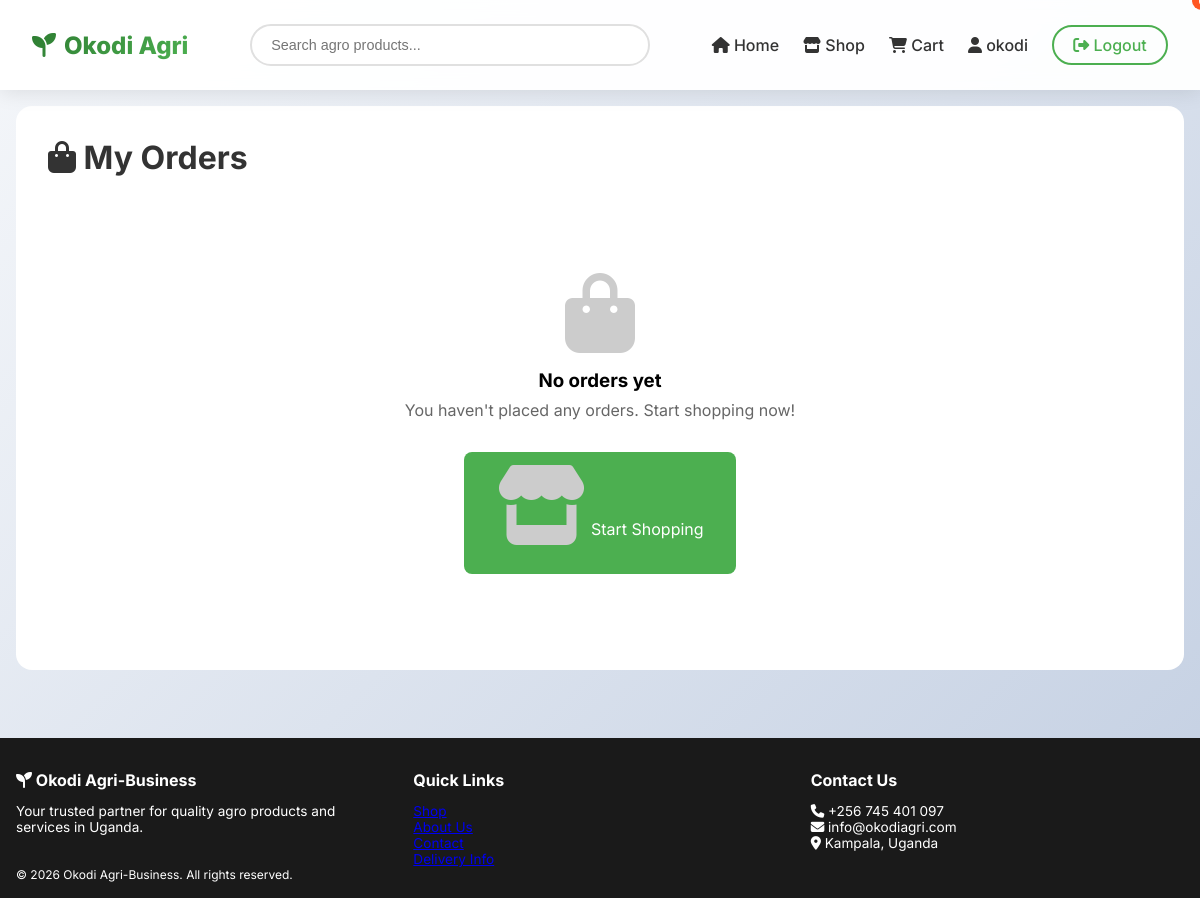
Before: /orders/list/ (signed in) with the older database file.
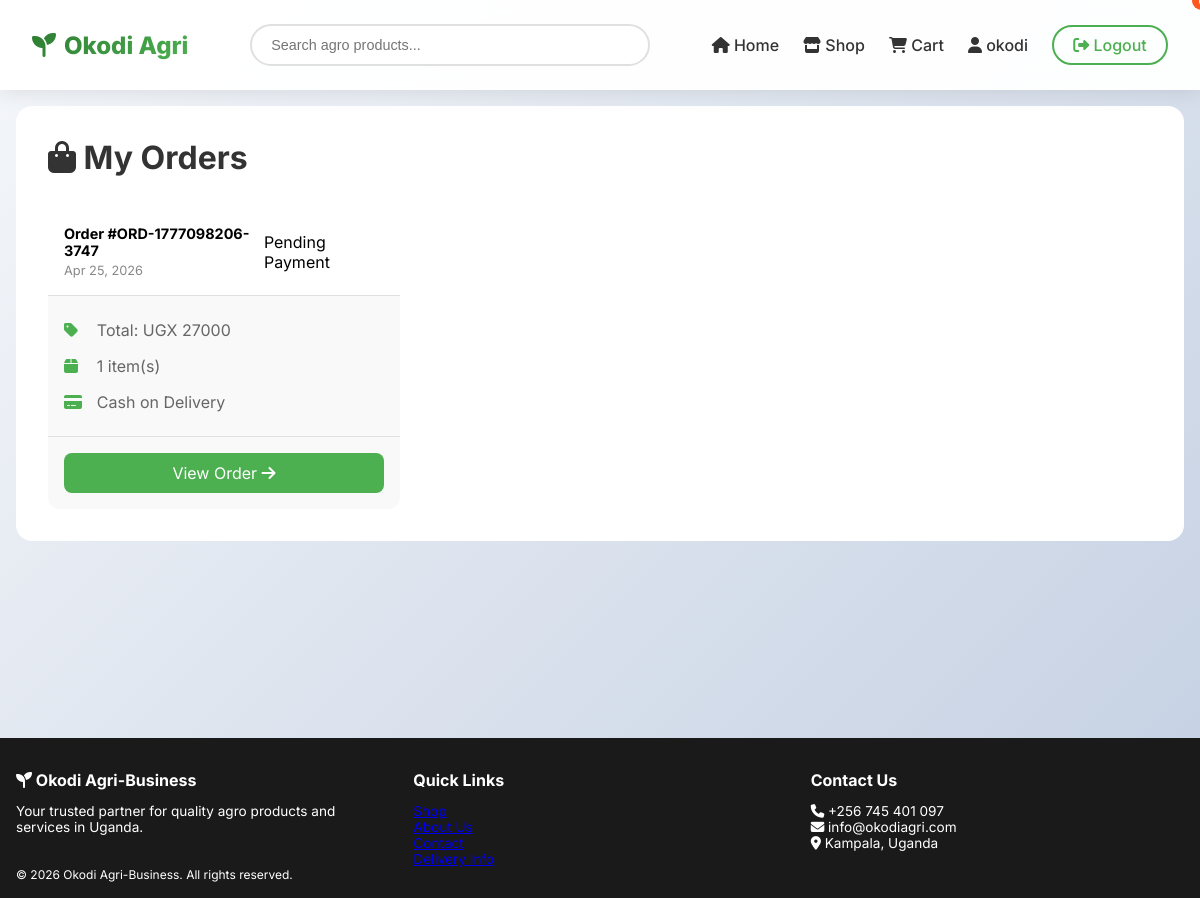
After: the same page with the newer database file.
### orders/models.py (models this page shows, shortened)
class Order(models.Model):
    ORDER_STATUS = (
        ('pending', 'Pending Payment'),
        ('processing', 'Processing'),
        ('shipped', 'Shipped'),
        ('delivered', 'Delivered'),
        ('cancelled', 'Cancelled'),
    )
    PAYMENT_METHODS = (
        ('cash', 'Cash on Delivery'),
        ('mobile_money', 'Mobile Money'),
        ('bank', 'Bank Transfer'),
    )
    user = models.ForeignKey(settings.AUTH_USER_MODEL, on_delete=models.CASCADE, null=True, blank=True)
    session_key = models.CharField(max_length=40, null=True, blank=True)
    order_number = models.CharField(max_length=20, unique=True)
    cart = models.ForeignKey(Cart, on_delete=models.CASCADE)
    status = models.CharField(max_length=20, choices=ORDER_STATUS, default='pending')
    payment_method = models.CharField(max_length=20, choices=PAYMENT_METHODS, default='cash')
    full_name = models.CharField(max_length=200)
    email = models.EmailField()
    phone = models.CharField(max_length=20)
    address = models.TextField()
    city = models.CharField(max_length=100)
    district = models.CharField(max_length=100)
    zip_code = models.CharField(max_length=20, blank=True)
    delivery_notes = models.TextField(blank=True)
    subtotal = models.DecimalField(max_digits=10, decimal_places=2)
    delivery_fee = models.DecimalField(max_digits=10, decimal_places=2, default=5000)
    total_amount = models.DecimalField(max_digits=10, decimal_places=2)
    created_at = models.DateTimeField(auto_now_add=True)
    updated_at = models.DateTimeField(auto_now=True)
    class Meta:
        ordering = ['-created_at']

### orders/views.py (the view)
# urls.py: path('list/', views.order_list, name='order_list'),
@login_required
def order_list(request):
    orders = Order.objects.filter(user=request.user)
    context = {'orders': orders}
    return render(request, 'orders/order_list.html', context)

### cart/context_processors.py (called while the page is built)
def cart_count(request):
    cart_count = 0
    if request.user.is_authenticated:
        try:
            cart = Cart.objects.get(user=request.user)
            cart_count = cart.get_total_items()
        except Cart.DoesNotExist:
            cart_count = 0
    elif request.session.session_key:
        try:
            cart = Cart.objects.get(session_key=request.session.session_key)
            cart_count = cart.get_total_items()
        except Cart.DoesNotExist:
            cart_count = 0
    return {'cart_count': cart_count}

### cart/models.py (called while the page is built)
    def get_total_items(self):
        return sum(item.quantity for item in self.items.all())

### templates/orders/order_list.html (shortened to what this page needs)
{% extends 'base.html' %}
{% load static %}
{% block content %}
<div class="orders-container">
    <h1><i class="fas fa-shopping-bag"></i> My Orders</h1>
    {% if orders %}
        <div class="orders-grid">
            {% for order in orders %}
            <div class="order-card">
                <div class="order-card-header">
                    <div>
                        <strong>Order #{{ order.order_number }}</strong>
                        <small>{{ order.created_at|date:"M d, Y" }}</small>
                    </div>
                    <div class="order-status status-{{ order.status }}">
                        {{ order.get_status_display }}
                    </div>
                </div>
                <div class="order-card-body">
                    <div class="order-info-row">
                        <i class="fas fa-tag"></i>
                        <span>Total: UGX {{ order.total_amount|floatformat:0 }}</span>
                    </div>
                    <div class="order-info-row">
                        <i class="fas fa-box"></i>
                        <span>{{ order.items.count }} item(s)</span>
                    </div>
                    <div class="order-info-row">
                        <i class="fas fa-credit-card"></i>
                        <span>{{ order.get_payment_method_display }}</span>
                    </div>
                </div>
                <div class="order-card-footer">
                    <a href="{% url 'orders:order_detail' order.id %}" class="btn-view-order">
                        View Order <i class="fas fa-arrow-right"></i>
                    </a>
                </div>
            </div>
            {% endfor %}
        </div>
    {% else %}
        <div class="no-orders">
            <i class="fas fa-shopping-bag"></i>
            <h3>No orders yet</h3>
            <p>You haven't placed any orders. Start shopping now!</p>
            <a href="/shop/" class="btn-start-shopping">
                <i class="fas fa-store"></i> Start Shopping
            </a>
        </div>
    {% endif %}
</div>
{% endblock %}

Changed rows visible on the page:
added Order: order_number "ORD-1777098206-3747", created_at "Apr 25, 2026", status "Pending Payment", total_amount "27000", items.count "1", payment_method "Cash on Delivery"
Other visible differences:
text no longer shown: "No orders yet You haven't placed any orders. Start shopping now! Start Shopping"
